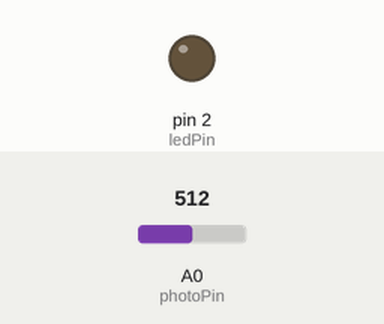
The sketch below on a simulated Arduino Uno, built with avr-gcc and run on an emulated ATmega328P. Parts: output pins drawn as LEDs (lit = HIGH). The test bench sets the inputs (shaded band); at power-on: A0 (photoPin) = 512.

Above: at 1.2 s.
1.3 s: A0 (photoPin) set to 686
2.8 s: A0 (photoPin) set to 715
At 3.7 s:
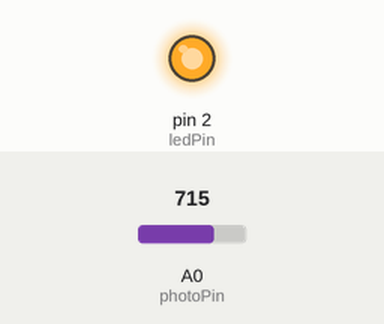
4.3 s: A0 (photoPin) set to 690
At 7.0 s:
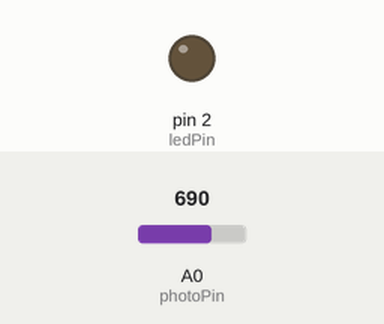
7.3 s: A0 (photoPin) set to 710
At 8.3 s:
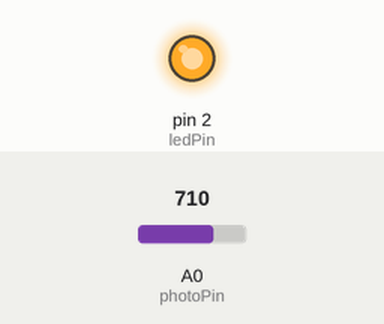
Timing chart, 0 to 9.8 s (numbered marks = the images above; inputs shaded):
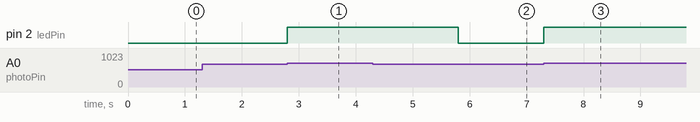

The sketch:

sunbeamish.ino
```cpp
int photoPin = A0;
int ledPin = 2;
int photoValue = 0;

void setup() {

  pinMode(ledPin, OUTPUT);

}

void loop() {

photoValue = analogRead(photoPin);
Serial.println(photoValue);

if(photoValue > 700) {
digitalWrite(ledPin, HIGH);
delay(3000);
digitalWrite(ledPin, LOW);
}


}
```

Measured:
- the behaviour switches between 700 and 701 on A0 (photoPin) (found by bisection; images 0 and 1)
- after the input at 1.3 s, every drawn part: stays the same
- after the input at 2.8 s, pin 2 (ledPin): LOW → HIGH at once
- after the input at 4.3 s, pin 2 (ledPin): HIGH → LOW after 1.5 s
- after the input at 7.3 s, pin 2 (ledPin): LOW → HIGH at once
